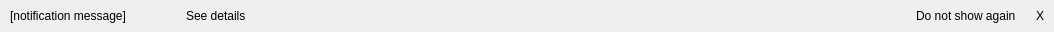
<?xml version="1.0" encoding="UTF-8"?>
<ui version="4.0">
 <class>BannerWidget</class>
 <widget class="QWidget" name="BannerWidget">
  <property name="geometry">
   <rect>
    <x>0</x>
    <y>0</y>
    <width>1054</width>
    <height>32</height>
   </rect>
  </property>
  <property name="sizePolicy">
   <sizepolicy hsizetype="Preferred" vsizetype="Fixed">
    <horstretch>0</horstretch>
    <verstretch>0</verstretch>
   </sizepolicy>
  </property>
  <property name="windowTitle">
   <string>Form</string>
  </property>
  <property name="autoFillBackground">
   <bool>true</bool>
  </property>
  <layout class="QHBoxLayout" name="horizontalLayout" stretch="0,1,0,2,0,0,0">
   <property name="spacing">
    <number>0</number>
   </property>
   <property name="leftMargin">
    <number>10</number>
   </property>
   <property name="topMargin">
    <number>2</number>
   </property>
   <property name="rightMargin">
    <number>10</number>
   </property>
   <property name="bottomMargin">
    <number>2</number>
   </property>
   <item>
    <widget class="ScaledLabel" name="message_label_">
     <property name="sizePolicy">
      <sizepolicy hsizetype="Preferred" vsizetype="Fixed">
       <horstretch>0</horstretch>
       <verstretch>0</verstretch>
      </sizepolicy>
     </property>
     <property name="font">
      <font>
       <bold>false</bold>
      </font>
     </property>
     <property name="text">
      <string>[notification message]</string>
     </property>
    </widget>
   </item>
   <item>
    <spacer name="spacer_1_">
     <property name="orientation">
      <enum>Qt::Orientation::Horizontal</enum>
     </property>
     <property name="sizeType">
      <enum>QSizePolicy::Policy::Fixed</enum>
     </property>
     <property name="sizeHint" stdset="0">
      <size>
       <width>60</width>
       <height>10</height>
      </size>
     </property>
    </spacer>
   </item>
   <item>
    <widget class="ScaledLinkLabel" name="show_details_label_">
     <property name="sizePolicy">
      <sizepolicy hsizetype="Preferred" vsizetype="Fixed">
       <horstretch>0</horstretch>
       <verstretch>0</verstretch>
      </sizepolicy>
     </property>
     <property name="font">
      <font>
       <bold>false</bold>
      </font>
     </property>
     <property name="text">
      <string>See details</string>
     </property>
    </widget>
   </item>
   <item>
    <spacer name="spacer_2_">
     <property name="orientation">
      <enum>Qt::Orientation::Horizontal</enum>
     </property>
     <property name="sizeHint" stdset="0">
      <size>
       <width>40</width>
       <height>10</height>
      </size>
     </property>
    </spacer>
   </item>
   <item>
    <widget class="ScaledLinkLabel" name="dont_show_again_label_">
     <property name="sizePolicy">
      <sizepolicy hsizetype="Preferred" vsizetype="Fixed">
       <horstretch>0</horstretch>
       <verstretch>0</verstretch>
      </sizepolicy>
     </property>
     <property name="font">
      <font>
       <bold>false</bold>
      </font>
     </property>
     <property name="text">
      <string>Do not show again</string>
     </property>
    </widget>
   </item>
   <item>
    <spacer name="spacer_3_">
     <property name="orientation">
      <enum>Qt::Orientation::Horizontal</enum>
     </property>
     <property name="sizeType">
      <enum>QSizePolicy::Policy::Fixed</enum>
     </property>
     <property name="sizeHint" stdset="0">
      <size>
       <width>20</width>
       <height>10</height>
      </size>
     </property>
    </spacer>
   </item>
   <item>
    <widget class="ScaledLabel" name="close_button_">
     <property name="sizePolicy">
      <sizepolicy hsizetype="Preferred" vsizetype="Fixed">
       <horstretch>0</horstretch>
       <verstretch>0</verstretch>
      </sizepolicy>
     </property>
     <property name="toolTip">
      <string>Close the notification banner.</string>
     </property>
     <property name="text">
      <string>X</string>
     </property>
    </widget>
   </item>
  </layout>
 </widget>
 <customwidgets>
  <customwidget>
   <class>ScaledLabel</class>
   <extends>QLabel</extends>
   <header>qt_common/custom_widgets/scaled_label.h</header>
  </customwidget>
  <customwidget>
   <class>ScaledLinkLabel</class>
   <extends>QLabel</extends>
   <header>qt_common/custom_widgets/scaled_link_label.h</header>
  </customwidget>
 </customwidgets>
 <resources>
  <include location="../../frontend/resources.qrc"/>
 </resources>
 <connections/>
</ui>
